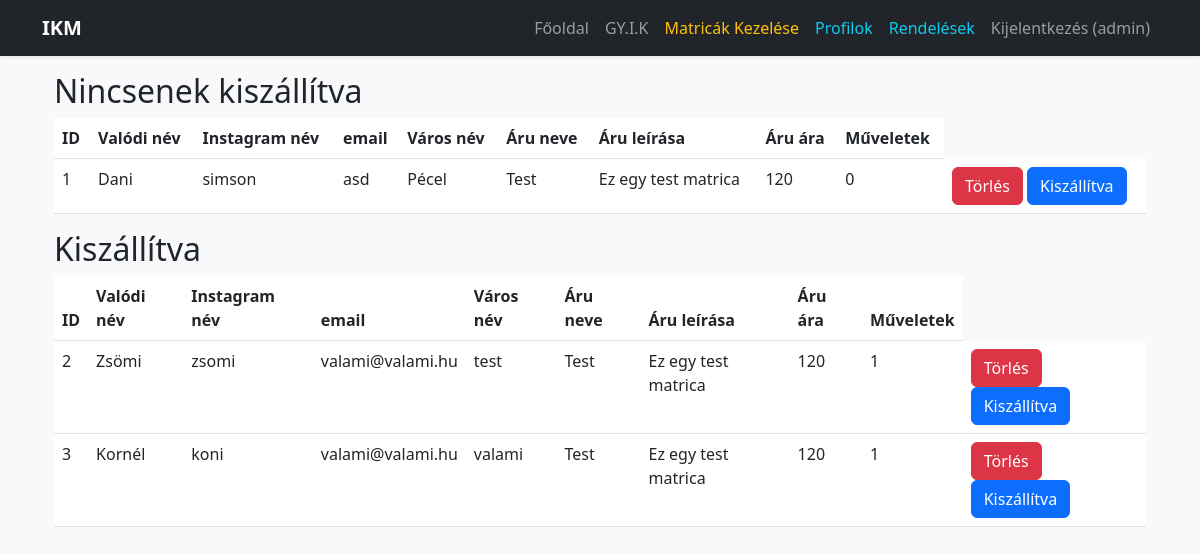
Page /admin/orders (signed in) on the committed database.
### app.py (models this page shows, shortened)
class User(UserMixin, db.Model):
    id = db.Column(db.Integer, primary_key=True)
    username = db.Column(db.String(50), unique=True, nullable=False)
    password_hash = db.Column(db.String(255), nullable=False)
    is_admin = db.Column(db.Boolean, default=True) # Mindenki admin, aki beléphet

class Order(db.Model):
    id = db.Column(db.Integer, primary_key=True)
    irl_name = db.Column(db.String(120), nullable=False)
    ig_name = db.Column(db.String(120), nullable=False)
    email = db.Column(db.String(120), nullable=False)
    city_name = db.Column(db.String(120), nullable=False)
    prod_title = db.Column(db.String(120), nullable=False)
    prod_desc = db.Column(db.String(120), nullable=False)
    prod_price = db.Column(db.String(120), nullable=False)
    is_ready = db.Column(db.String(2), nullable=False)

### app.py (the view)
@app.route("/admin/orders")
@login_required
def admin_orders():
    nincs_kesz = db.session.execute(text("SELECT * FROM 'order' WHERE is_ready='0'"))
    kesz = db.session.execute(text("SELECT * FROM 'order' WHERE is_ready='1'"))
    heading = ("ID", "Valódi név", "Instagram név", "email", "Város név", "Áru neve", "Áru leírása", "Áru ára", "Műveletek")
    nincs_kesz_data = list(nincs_kesz)
    kesz_data = list(kesz)
    return render_template("admin/orders.html", headings=heading, data_no_r=nincs_kesz_data, kesz_data=kesz_data)

### app.py (called while the page is built)
@login_manager.user_loader
def load_user(user_id):
    return User.query.get(int(user_id))

### templates/admin/orders.html
{% extends 'base.html' %}
{% block content %}
<div class="container">
    <table class="table table-hover">
        <h2>Nincsenek kiszállítva</h2>
        <thead>
            <tr>
                {% for header in headings %}
                <th scope="col">{{ header }}</th>
                {% endfor %}
            </tr>
        </thead>
        <tbody>
            {% for row in data_no_r %}
            <tr>
                {% for cell in row %}
                <td>{{ cell }}</td>
                {% endfor %}
                <td>
                    <a href="/admin/del_order/{{ row.id }}" class="btn btn-danger">Törlés</a>
                    <a href="/admin/to_ready/{{ row.id }}" class="btn btn-primary">Kiszállítva</a>
                </td>
            </tr>
            {% endfor %}
        </tbody>
    </table>
    <table class="table table-hover">
        <h2>Kiszállítva</h2>
        <thead>
            <tr>
                {% for header in headings %}
                <th scope="col">{{ header }}</th>
                {% endfor %}
            </tr>
        </thead>
        <tbody>
            {% for row in kesz_data %}
            <tr>
                {% for cell in row %}
                <td>{{ cell }}</td>
                {% endfor %}
                <td>
                    <a href="/admin/del_order/{{ row.id }}" class="btn btn-danger">Törlés</a>
                    <a href="" class="btn btn-primary">Kiszállítva</a>
                </td>
            </tr>
            {% endfor %}
        </tbody>
    </table>
</div>
{% endblock %}

### templates/base.html (shortened to what this page needs)
<!DOCTYPE html>
<html lang="hu">
<head>
    <link href="https://cdn.jsdelivr.net/npm/bootstrap@5.3.0/dist/css/bootstrap.min.css" rel="stylesheet">
</head>
<body class="bg-light">
    <nav class="navbar navbar-expand-lg navbar-dark bg-dark shadow-sm">
        <div class="container">
            <a class="navbar-brand fw-bold" href="/">IKM</a>
            <div class="collapse navbar-collapse" id="navbarNav">
                <ul class="navbar-nav ms-auto">
                    <li class="nav-item"><a class="nav-link" href="/">Főoldal</a></li>
                    <li class="nav-item"><a href="/gyik" class="nav-link">GY.I.K</a></li>
                    {% if current_user.is_authenticated %}
                        <li class="nav-item"><a class="nav-link text-warning" href="/admin/stickers">Matricák Kezelése</a></li>
                        <li class="nav-item"><a class="nav-link text-info" href="/admin/users">Profilok</a></li>
                        <li class="nav-item"><a href="/admin/orders" class="nav-link text-info">Rendelések</a></li>
                        <li class="nav-item"><a class="nav-link" href="/logout">Kijelentkezés ({{ current_user.username }})</a></li>
                    {% else %}
                        <li class="nav-item"><a class="nav-link" href="/login">Belépés</a></li>
                    {% endif %}
                </ul>
            </div>
        </div>
    </nav>
    <div class="container mb-5">
        {% block content %}{% endblock %}
    </div>
</body>
</html>

### rows in the picture
User: username "admin"
Order: row "1" "0", irl_name "Dani", ig_name "simson", email "asd", city_name "Pécel", prod_title "Test", prod_desc "Ez egy test matrica", prod_price "120"
Order: row "2" "1", irl_name "Zsömi", ig_name "zsomi", email "valami@valami.hu", city_name "test", prod_title "Test", prod_desc "Ez egy test matrica", prod_price "120"
Order: row "3" "1", irl_name "Kornél", ig_name "koni", email "valami@valami.hu", city_name "valami", prod_title "Test", prod_desc "Ez egy test matrica", prod_price "120"

### other values in the picture
{{ header }} "ID" "Valódi név" "Instagram név" "email" "Város név" "Áru neve" "Áru leírása" "Áru ára" "Műveletek"
